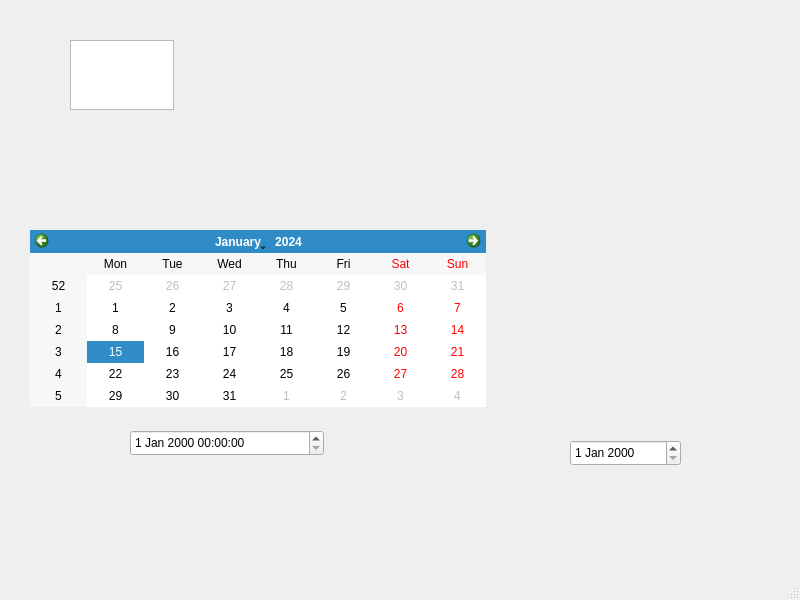
<?xml version="1.0" encoding="UTF-8"?>
<ui version="4.0">
 <class>MainWindow</class>
 <widget class="QMainWindow" name="MainWindow">
  <property name="geometry">
   <rect>
    <x>0</x>
    <y>0</y>
    <width>800</width>
    <height>600</height>
   </rect>
  </property>
  <property name="windowTitle">
   <string>MainWindow</string>
  </property>
  <widget class="QWidget" name="centralwidget">
   <widget class="QDateEdit" name="dateEdit">
    <property name="geometry">
     <rect>
      <x>570</x>
      <y>440</y>
      <width>111</width>
      <height>26</height>
     </rect>
    </property>
   </widget>
   <widget class="QDateTimeEdit" name="dateTimeEdit">
    <property name="geometry">
     <rect>
      <x>130</x>
      <y>430</y>
      <width>194</width>
      <height>26</height>
     </rect>
    </property>
   </widget>
   <widget class="QCalendarWidget" name="calendarWidget">
    <property name="geometry">
     <rect>
      <x>30</x>
      <y>230</y>
      <width>456</width>
      <height>177</height>
     </rect>
    </property>
   </widget>
   <widget class="QTextEdit" name="textEdit">
    <property name="geometry">
     <rect>
      <x>70</x>
      <y>40</y>
      <width>104</width>
      <height>70</height>
     </rect>
    </property>
   </widget>
  </widget>
  <widget class="QMenuBar" name="menubar">
   <property name="geometry">
    <rect>
     <x>0</x>
     <y>0</y>
     <width>800</width>
     <height>28</height>
    </rect>
   </property>
  </widget>
  <widget class="QStatusBar" name="statusbar"/>
 </widget>
 <resources/>
 <connections/>
</ui>
